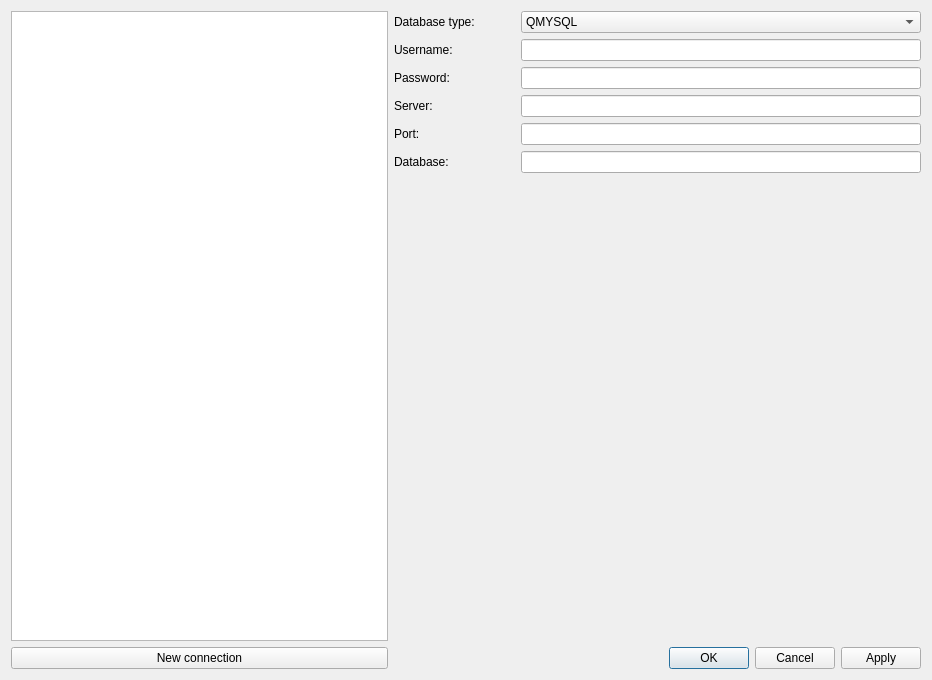
<?xml version="1.0" encoding="UTF-8"?>
<ui version="4.0">
 <class>NewConnectionDialog</class>
 <widget class="QDialog" name="NewConnectionDialog">
  <property name="geometry">
   <rect>
    <x>0</x>
    <y>0</y>
    <width>932</width>
    <height>680</height>
   </rect>
  </property>
  <property name="windowTitle">
   <string>New connection</string>
  </property>
  <property name="modal">
   <bool>true</bool>
  </property>
  <layout class="QHBoxLayout" name="horizontalLayout_7">
   <item>
    <layout class="QVBoxLayout" name="verticalLayout_2">
     <item>
      <widget class="QListWidget" name="listWidgetConnections">
       <property name="selectionBehavior">
        <enum>QAbstractItemView::SelectRows</enum>
       </property>
      </widget>
     </item>
     <item>
      <widget class="QPushButton" name="buttonNewConnection">
       <property name="text">
        <string>New connection</string>
       </property>
       <property name="icon">
        <iconset theme="list-add">
         <normaloff>.</normaloff>.</iconset>
       </property>
      </widget>
     </item>
    </layout>
   </item>
   <item>
    <layout class="QVBoxLayout" name="verticalLayout">
     <item>
      <layout class="QHBoxLayout" name="horizontalLayout_6">
       <item>
        <widget class="QLabel" name="label_6">
         <property name="frameShape">
          <enum>QFrame::NoFrame</enum>
         </property>
         <property name="text">
          <string>Database type:</string>
         </property>
        </widget>
       </item>
       <item>
        <spacer name="horizontalSpacer_6">
         <property name="orientation">
          <enum>Qt::Horizontal</enum>
         </property>
         <property name="sizeHint" stdset="0">
          <size>
           <width>40</width>
           <height>20</height>
          </size>
         </property>
        </spacer>
       </item>
       <item>
        <widget class="QComboBox" name="listDropdownDBDriver">
         <property name="minimumSize">
          <size>
           <width>400</width>
           <height>0</height>
          </size>
         </property>
         <property name="toolTipDuration">
          <number>-1</number>
         </property>
         <item>
          <property name="text">
           <string>QMYSQL</string>
          </property>
         </item>
         <item>
          <property name="text">
           <string>QPSQL</string>
          </property>
         </item>
         <item>
          <property name="text">
           <string>QDB2</string>
          </property>
         </item>
        </widget>
       </item>
      </layout>
     </item>
     <item>
      <layout class="QHBoxLayout" name="horizontalLayout">
       <item>
        <widget class="QLabel" name="label">
         <property name="text">
          <string>Username: </string>
         </property>
        </widget>
       </item>
       <item>
        <spacer name="horizontalSpacer">
         <property name="orientation">
          <enum>Qt::Horizontal</enum>
         </property>
         <property name="sizeHint" stdset="0">
          <size>
           <width>40</width>
           <height>20</height>
          </size>
         </property>
        </spacer>
       </item>
       <item>
        <widget class="QLineEdit" name="txtUser">
         <property name="minimumSize">
          <size>
           <width>400</width>
           <height>0</height>
          </size>
         </property>
        </widget>
       </item>
      </layout>
     </item>
     <item>
      <layout class="QHBoxLayout" name="horizontalLayout_2">
       <item>
        <widget class="QLabel" name="label_2">
         <property name="text">
          <string>Password: </string>
         </property>
        </widget>
       </item>
       <item>
        <spacer name="horizontalSpacer_2">
         <property name="orientation">
          <enum>Qt::Horizontal</enum>
         </property>
         <property name="sizeHint" stdset="0">
          <size>
           <width>40</width>
           <height>20</height>
          </size>
         </property>
        </spacer>
       </item>
       <item>
        <widget class="QLineEdit" name="txtPass">
         <property name="minimumSize">
          <size>
           <width>400</width>
           <height>0</height>
          </size>
         </property>
         <property name="echoMode">
          <enum>QLineEdit::Password</enum>
         </property>
         <property name="clearButtonEnabled">
          <bool>false</bool>
         </property>
        </widget>
       </item>
      </layout>
     </item>
     <item>
      <layout class="QHBoxLayout" name="horizontalLayout_3">
       <item>
        <widget class="QLabel" name="label_3">
         <property name="text">
          <string>Server: </string>
         </property>
        </widget>
       </item>
       <item>
        <spacer name="horizontalSpacer_3">
         <property name="orientation">
          <enum>Qt::Horizontal</enum>
         </property>
         <property name="sizeHint" stdset="0">
          <size>
           <width>40</width>
           <height>20</height>
          </size>
         </property>
        </spacer>
       </item>
       <item>
        <widget class="QLineEdit" name="txtServer">
         <property name="minimumSize">
          <size>
           <width>400</width>
           <height>0</height>
          </size>
         </property>
        </widget>
       </item>
      </layout>
     </item>
     <item>
      <layout class="QHBoxLayout" name="horizontalLayout_4">
       <item>
        <widget class="QLabel" name="label_4">
         <property name="text">
          <string>Port: </string>
         </property>
        </widget>
       </item>
       <item>
        <spacer name="horizontalSpacer_4">
         <property name="orientation">
          <enum>Qt::Horizontal</enum>
         </property>
         <property name="sizeHint" stdset="0">
          <size>
           <width>40</width>
           <height>20</height>
          </size>
         </property>
        </spacer>
       </item>
       <item>
        <widget class="QLineEdit" name="txtPort">
         <property name="minimumSize">
          <size>
           <width>400</width>
           <height>0</height>
          </size>
         </property>
        </widget>
       </item>
      </layout>
     </item>
     <item>
      <layout class="QHBoxLayout" name="horizontalLayout_5">
       <item>
        <widget class="QLabel" name="label_5">
         <property name="text">
          <string>Database: </string>
         </property>
        </widget>
       </item>
       <item>
        <spacer name="horizontalSpacer_5">
         <property name="orientation">
          <enum>Qt::Horizontal</enum>
         </property>
         <property name="sizeHint" stdset="0">
          <size>
           <width>40</width>
           <height>20</height>
          </size>
         </property>
        </spacer>
       </item>
       <item>
        <widget class="QLineEdit" name="txtDatabase">
         <property name="minimumSize">
          <size>
           <width>400</width>
           <height>0</height>
          </size>
         </property>
        </widget>
       </item>
      </layout>
     </item>
     <item>
      <spacer name="verticalSpacer">
       <property name="orientation">
        <enum>Qt::Vertical</enum>
       </property>
       <property name="sizeHint" stdset="0">
        <size>
         <width>20</width>
         <height>40</height>
        </size>
       </property>
      </spacer>
     </item>
     <item>
      <widget class="QDialogButtonBox" name="buttonBox">
       <property name="orientation">
        <enum>Qt::Horizontal</enum>
       </property>
       <property name="standardButtons">
        <set>QDialogButtonBox::Apply|QDialogButtonBox::Cancel|QDialogButtonBox::Ok</set>
       </property>
       <property name="centerButtons">
        <bool>false</bool>
       </property>
      </widget>
     </item>
    </layout>
   </item>
  </layout>
 </widget>
 <resources/>
 <connections/>
</ui>
